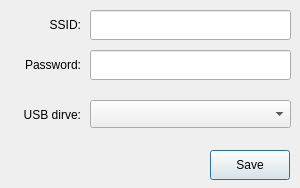
<?xml version="1.0" encoding="UTF-8"?>
<ui version="4.0">
 <class>WifiParaDlg</class>
 <widget class="QDialog" name="WifiParaDlg">
  <property name="geometry">
   <rect>
    <x>0</x>
    <y>0</y>
    <width>300</width>
    <height>188</height>
   </rect>
  </property>
  <property name="windowTitle">
   <string>Wi-Fi Paramaters</string>
  </property>
  <widget class="QComboBox" name="usbList">
   <property name="geometry">
    <rect>
     <x>90</x>
     <y>100</y>
     <width>201</width>
     <height>28</height>
    </rect>
   </property>
  </widget>
  <widget class="QLabel" name="label">
   <property name="geometry">
    <rect>
     <x>10</x>
     <y>100</y>
     <width>71</width>
     <height>30</height>
    </rect>
   </property>
   <property name="text">
    <string>USB dirve:</string>
   </property>
   <property name="alignment">
    <set>Qt::AlignRight|Qt::AlignTrailing|Qt::AlignVCenter</set>
   </property>
  </widget>
  <widget class="QLabel" name="label_2">
   <property name="geometry">
    <rect>
     <x>10</x>
     <y>10</y>
     <width>71</width>
     <height>30</height>
    </rect>
   </property>
   <property name="text">
    <string>SSID:</string>
   </property>
   <property name="alignment">
    <set>Qt::AlignRight|Qt::AlignTrailing|Qt::AlignVCenter</set>
   </property>
  </widget>
  <widget class="QLabel" name="label_3">
   <property name="geometry">
    <rect>
     <x>10</x>
     <y>50</y>
     <width>71</width>
     <height>30</height>
    </rect>
   </property>
   <property name="text">
    <string>Password:</string>
   </property>
   <property name="alignment">
    <set>Qt::AlignRight|Qt::AlignTrailing|Qt::AlignVCenter</set>
   </property>
  </widget>
  <widget class="QLineEdit" name="ssid">
   <property name="geometry">
    <rect>
     <x>90</x>
     <y>10</y>
     <width>201</width>
     <height>30</height>
    </rect>
   </property>
   <property name="maxLength">
    <number>32</number>
   </property>
  </widget>
  <widget class="QLineEdit" name="password">
   <property name="geometry">
    <rect>
     <x>90</x>
     <y>50</y>
     <width>201</width>
     <height>30</height>
    </rect>
   </property>
   <property name="maxLength">
    <number>63</number>
   </property>
  </widget>
  <widget class="QPushButton" name="save">
   <property name="geometry">
    <rect>
     <x>210</x>
     <y>150</y>
     <width>80</width>
     <height>30</height>
    </rect>
   </property>
   <property name="text">
    <string>Save</string>
   </property>
  </widget>
  <widget class="QLabel" name="status">
   <property name="geometry">
    <rect>
     <x>10</x>
     <y>150</y>
     <width>181</width>
     <height>30</height>
    </rect>
   </property>
   <property name="text">
    <string/>
   </property>
   <property name="alignment">
    <set>Qt::AlignCenter</set>
   </property>
  </widget>
 </widget>
 <layoutdefault spacing="6" margin="11"/>
 <resources/>
 <connections/>
</ui>
